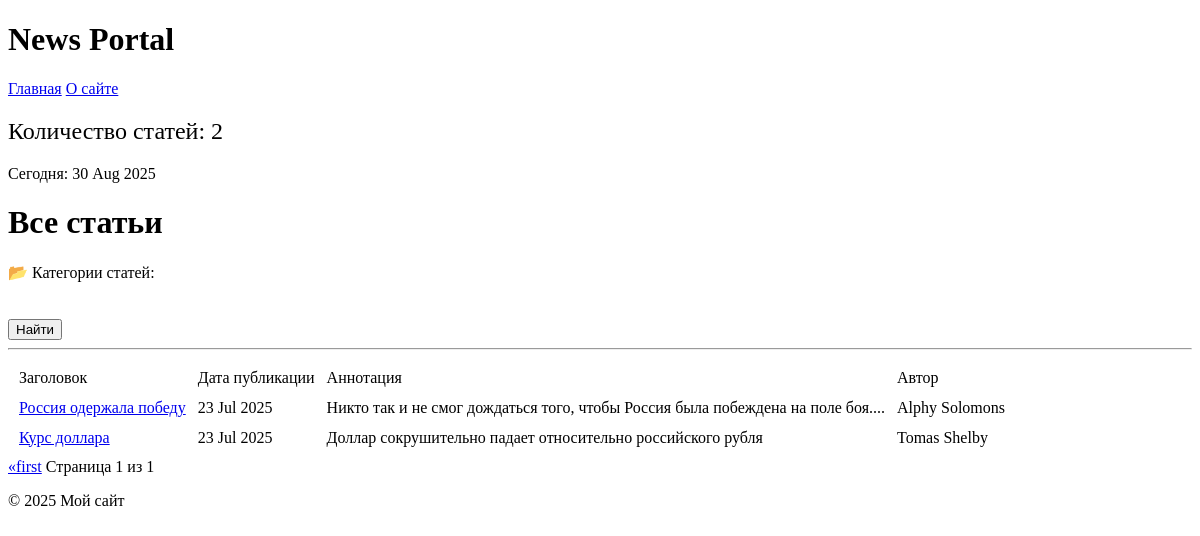
/articles/, run on an earlier commit of the app's database.
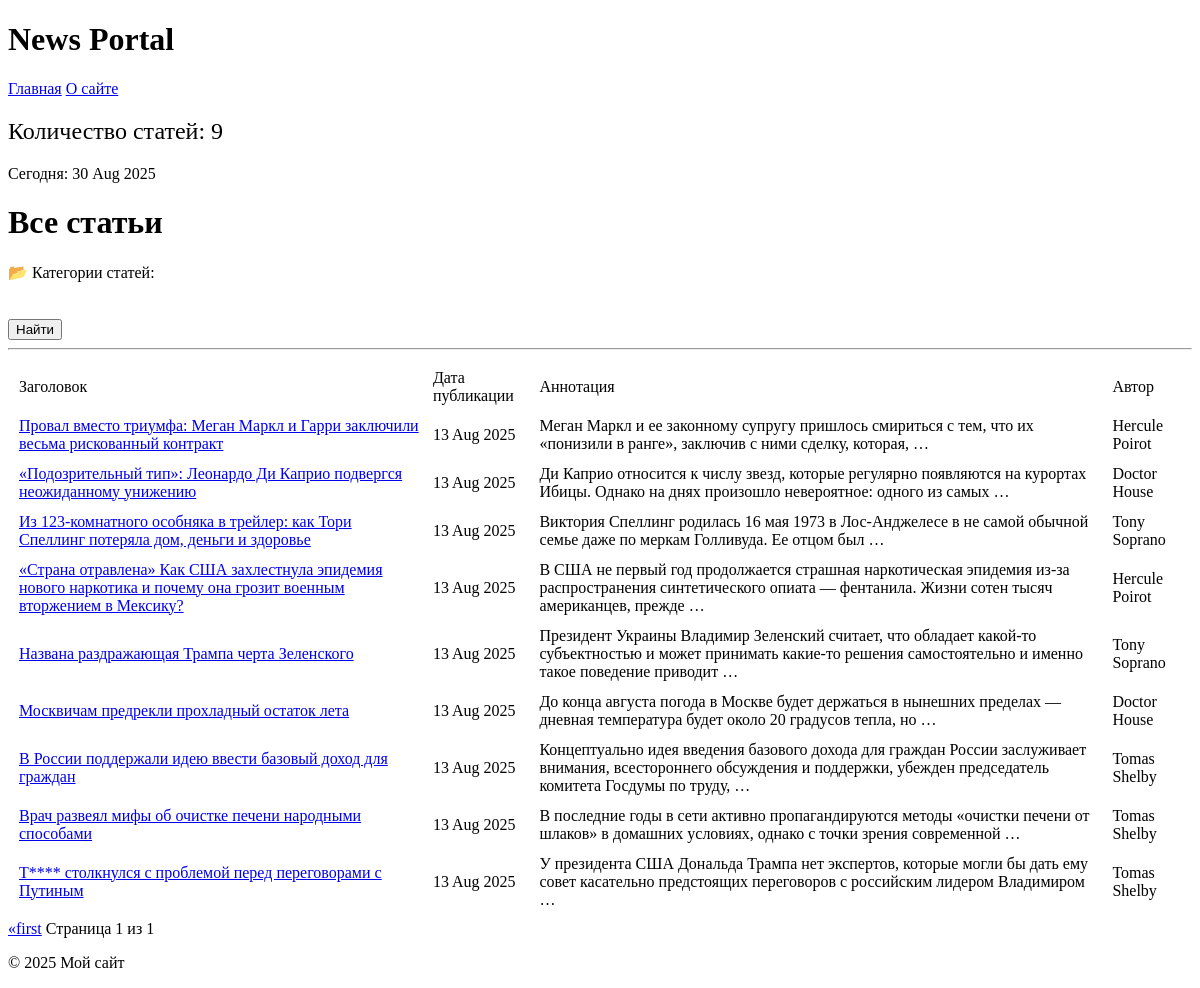
And on a later commit of the database.
### News_Portal/models.py (models this page shows, shortened)
class Post(models.Model):
    author = models.ForeignKey(Author, on_delete=models.CASCADE)
    ARTICLE = 'article'
    NEWS = 'news'
    POST_CHOICES = [(ARTICLE, 'статья'), (NEWS, 'новость')]
    post_type = models.CharField(max_length=10, choices=POST_CHOICES, default=NEWS)
    categories = models.ManyToManyField(Category, through = 'PostCategory')
    post_origin = models.DateTimeField(auto_now_add=True)
    post_head = models.CharField(max_length=255, default=0)
    post_text = models.TextField(max_length=100000, default=0)
    post_rate = models.DecimalField(max_digits=2, decimal_places=1, default=0)

class Author(models.Model):
    user = models.OneToOneField(User, on_delete=models.CASCADE)
    author_rate = models.DecimalField(max_digits=4, decimal_places=1, default=Decimal('0.0'))

### News_Portal/views.py (the view)
# urls.py: path('articles/', ArticleList.as_view(), name='article_list'),
class ArticleList(ListView):
    model = Post
    queryset = Post.objects.order_by('-post_origin')
    template_name = 'articles/article.html'
    context_object_name = 'article'  # берется из модели POST ARTICLE = 'article'
    paginate_by = 10
    items = list(range(1, len(Post.objects.all()) + 1))
    def get_context_data(self, **kwargs):
        context = super().get_context_data(**kwargs)
        context['time_now'] = datetime.now(timezone.utc)
        context['categories'] = Category.objects.all()
        context['next_news'] = None
        return context
    def get_queryset(self):
        queryset = super().get_queryset()
        queryset = queryset.filter(post_type=Post.ARTICLE).order_by('-post_origin')
        self.filterset = NewsFilter(self.request.GET, queryset)
        category_id = self.request.GET.get('category_id')
        if category_id:
            queryset = queryset.filter(categories__id=category_id)
        return queryset.order_by('-post_origin')

### News_Portal/templatetags/censor.py (called while the page is built)
@register.filter()
def censor(value):
    if not isinstance(value, str):
        raise TypeError(f'Ошибка! Переменная должна быть "str"')
    def replace(match):
        word = match.group()
        return (word[0] + '*' * (len(word) - 1))
    return pattern.sub(replace, value)

### News_Portal/templatetags/custom_tags.py (called while the page is built)
@register.filter
def has_perm(user, perm):
    return user.has_perm(perm)

### templates/articles/article.html (shortened to what this page needs)
{% extends 'flatpages/default.html' %}
{% load custom_tags %}
{% load censor %}
{% block content %}
    <h2 style="font-weight: normal;"> Количество статей: {{ page_obj.paginator.count }} </h2>
    <p>Сегодня: {{ time_now|date:'d M Y' }}</p>
    <h1>Все статьи</h1>
    <div class="categories">
        <p3>📂 Категории статей:</p3>
</div>
    <p><form action="{% url 'article_search' %}" method="get"></p>
        <button type="submit" class="btn btn-secondary btn-sm">Найти</button>
    <hr>
    {% if page_obj %}
        <table cellspacing="10">
            <tr>
                <td>Заголовок</td>
                <td>Дата публикации</td>
                <td>Аннотация</td>
                <td>Автор</td>
            </tr>
            {% for post in page_obj %}
                <tr>
                    <td><a href="{% url 'article_detail' post.id %}">{{ post.post_head|censor }}</a></td>
                    <td>{{ post.post_origin|date:'d M Y' }}</td>
                    <td>{{ post.post_text|truncatewords:20|censor }}</td>
                    <td>{{ post.author.user.username }}</td>
                </tr>
            {% endfor %}
        </table>
    {% else %}
        <h2>Статей нет!</h2>
    {% endif %}
    <a href="?page=1">&laquo;first</a>
    Страница {{ page_obj.number }} из {{ page_obj.paginator.num_pages }}
{% endblock content %}

What changed in the data, as far as the page shows it:
removed Post: post_head|censor "Россия одержала победу", post_origin "23 Jul 2025", post_text|censor "Никто так и не смог дождаться того, чтобы Россия была побеждена на поле боя....", author.user.username "Alphy Solomons"
removed Post: post_head|censor "Курс доллара", post_origin "23 Jul 2025", post_text|censor "Доллар сокрушительно падает относительно российского рубля", author.user.username "Tomas Shelby"
added Post: post_head|censor "Провал вместо триумфа: Меган Маркл и Гарри заключили весьма рискованный контракт", post_origin "13 Aug 2025", post_text|censor "Меган Маркл и ее законному супругу пришлось смириться с тем, что их «понизили в ранге», заключив с ними сделку, которая, …", author.user.username "Hercule Poirot"
added Post: post_head|censor "«Подозрительный тип»: Леонардо Ди Каприо подвергся неожиданному унижению", post_origin "13 Aug 2025", post_text|censor "Ди Каприо относится к числу звезд, которые регулярно появляются на курортах Ибицы. Однако на днях произошло невероятное: одного из самых …", author.user.username "Doctor House"
added Post: post_head|censor "Из 123-комнатного особняка в трейлер: как Тори Спеллинг потеряла дом, деньги и здоровье", post_origin "13 Aug 2025", post_text|censor "Виктория Спеллинг родилась 16 мая 1973 в Лос-Анджелесе в не самой обычной семье даже по меркам Голливуда. Ее отцом был …", author.user.username "Tony Soprano"
added Post: post_head|censor "«Страна отравлена» Как США захлестнула эпидемия нового наркотика и почему она грозит военным вторжением в Мексику?", post_origin "13 Aug 2025", post_text|censor "В США не первый год продолжается страшная наркотическая эпидемия из-за распространения синтетического опиата — фентанила. Жизни сотен тысяч американцев, прежде …", author.user.username "Hercule Poirot"
added Post: post_head|censor "Названа раздражающая Трампа черта Зеленского", post_origin "13 Aug 2025", post_text|censor "Президент Украины Владимир Зеленский считает, что обладает какой-то субъектностью и может принимать какие-то решения самостоятельно и именно такое поведение приводит …", author.user.username "Tony Soprano"
added Post: post_head|censor "Москвичам предрекли прохладный остаток лета", post_origin "13 Aug 2025", post_text|censor "До конца августа погода в Москве будет держаться в нынешних пределах — дневная температура будет около 20 градусов тепла, но …", author.user.username "Doctor House"
added Post: post_head|censor "В России поддержали идею ввести базовый доход для граждан", post_origin "13 Aug 2025", post_text|censor "Концептуально идея введения базового дохода для граждан России заслуживает внимания, всестороннего обсуждения и поддержки, убежден председатель комитета Госдумы по труду, …", author.user.username "Tomas Shelby"
added Post: post_head|censor "Врач развеял мифы об очистке печени народными способами", post_origin "13 Aug 2025", post_text|censor "В последние годы в сети активно пропагандируются методы «очистки печени от шлаков» в домашних условиях, однако с точки зрения современной …", author.user.username "Tomas Shelby"
added Post: post_head|censor "Т**** столкнулся с проблемой перед переговорами с Путиным", post_origin "13 Aug 2025", post_text|censor "У президента США Дональда Трампа нет экспертов, которые могли бы дать ему совет касательно предстоящих переговоров с российским лидером Владимиром …", author.user.username "Tomas Shelby"
Also different on the page:
{{ page_obj.paginator.count }}: "2" → "9"
